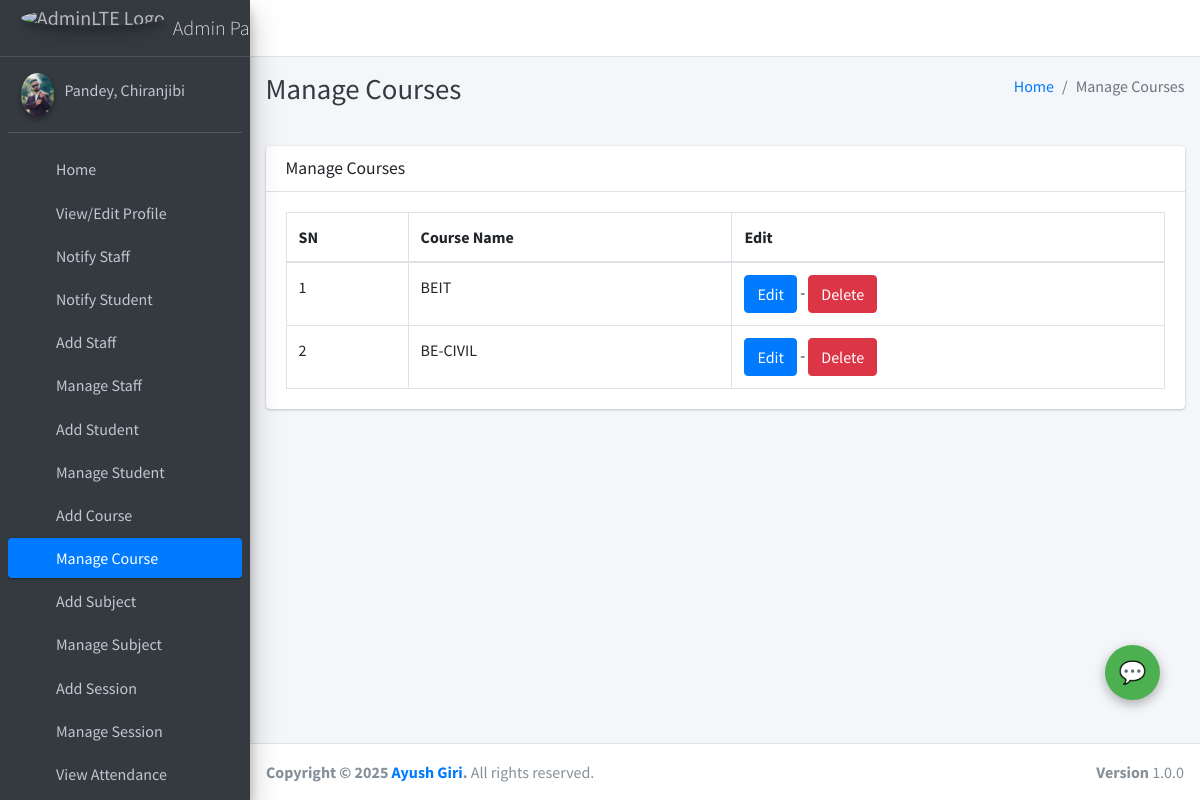
/course/manage/ (signed in), run on the app's committed database.
### main_app/models.py (models this page shows, shortened)
class CustomUser(AbstractUser):
    USER_TYPE = ((1, "HOD"), (2, "Staff"), (3, "Student"))
    GENDER = [("M", "Male"), ("F", "Female")]
    username = None  # Removed username, using email instead
    email = models.EmailField(unique=True)
    user_type = models.CharField(default=1, choices=USER_TYPE, max_length=1)
    gender = models.CharField(max_length=1, choices=GENDER)
    profile_pic = models.ImageField()
    address = models.TextField()
    fcm_token = models.TextField(default="")  # For firebase notifications
    created_at = models.DateTimeField(auto_now_add=True)
    updated_at = models.DateTimeField(auto_now=True)
    USERNAME_FIELD = "email"
    REQUIRED_FIELDS = []
    objects = CustomUserManager()
    def __str__(self):
        return self.last_name + ", " + self.first_name

class Course(models.Model):
    name = models.CharField(max_length=120)
    created_at = models.DateTimeField(auto_now_add=True)
    updated_at = models.DateTimeField(auto_now=True)

### main_app/hod_views.py (the view)
# urls.py: path("course/manage/", hod_views.manage_course, name='manage_course'),
def manage_course(request):
    courses = Course.objects.all()
    context = {
        'courses': courses,
        'page_title': 'Manage Courses'
    }
    return render(request, "hod_template/manage_course.html", context)

### main_app/templates/hod_template/manage_course.html
{% extends 'main_app/base.html' %}
{% load static %}
{% block page_title %}{{page_title}}{% endblock page_title %}
{% block content %}
<section class="content">
    <div class="container-fluid">
        <div class="row">
            <div class="col-md-12">
                <div class="card">
                    <div class="card-header">
                        <h3 class="card-title">{{page_title}}</h3>
                    </div>
                    <div class="card-body">
                        <table id="example2" class="table table-bordered table-hover">
                            <thead>
                                <tr>
                                    <th>SN</th>
                                    <th>Course Name</th>
                                    <th>Edit</th>
                                </tr>
                            </thead>
                            <tbody>
                                {% for course in courses %}
                                <tr>
                                    <td>{{ forloop.counter }}</td>
                                    <td>{{course.name}}</td>
                                    <td>
                                        <a href="{% url 'edit_course' course.id %}" class="btn btn-primary">Edit</a> -
                                        <a href="{% url 'delete_course' course.id %}" onclick="return confirm('Are you sure you want to delete this course ?')" class="btn btn-danger">Delete</a>
                                    </td>
                                </tr>
                                {% endfor %}
                            </tbody>
                        </table>
                    </div>
                </div>
            </div>
        </div>
    </div>
</section>
{% endblock content %}

### main_app/templates/main_app/sidebar_template.html (shortened to what this page needs)
{% load static %}
<aside class="main-sidebar sidebar-dark-primary elevation-4">
{% if request.user.user_type == '1' %}
    <a href="{% url 'admin_home' %}" class="brand-link">
        <img src="{% static 'dist/img/AdminLTELogo.png' %} " alt="AdminLTE Logo"
            class="brand-image img-circle elevation-3" style="opacity: .8">
        <span class="brand-text font-weight-light">Admin Panel</span>
    </a>
    <div class="sidebar">
        <div class="user-panel mt-3 pb-3 mb-3 d-flex">
            <div class="image">
                <img src="{{ request.user.profile_pic}}" class="img-circle elevation-2" alt="User Image">
            </div>
            <div class="info">
                <a href="#" class="d-block">{{user}}</a>
            </div>
        </div>
        <nav class="mt-2">
            <ul class="nav nav-pills nav-sidebar flex-column" data-widget="treeview" role="menu" data-accordion="false">
                <li class="nav-item">
                    {% url 'admin_home' as admin_home %}
                    <a href="{{admin_home}}" class="nav-link {% if admin_home == request.path %} active {% endif %}">
                        <i class="nav-icon fas fa-th"></i>
                        <p>
                            Home
                        </p>
                    </a>
                </li>
                <li class="nav-item">
                    {% url 'admin_view_profile' as admin_view_profile %}
                    <a href="{{admin_view_profile}}" class="nav-link {% if admin_view_profile == request.path %} active {% endif %}">
                        <i class="nav-icon fas fa-th"></i>
                        <p>
                            View/Edit Profile
                        </p>
                    </a>
                </li>
                <li class="nav-item">
                    {% url 'admin_notify_staff' as admin_notify_staff %}
                    <a href="{{admin_notify_staff}}" class="nav-link {% if admin_notify_staff == request.path %} active {% endif %}">
                        <i class="nav-icon fas fa-th"></i>
                        <p>
                            Notify Staff
                        </p>
                    </a>
                </li>
                <li class="nav-item">
                    {% url 'admin_notify_student' as admin_notify_student %}
                    <a href="{{admin_notify_student}}" class="nav-link {% if admin_notify_student == request.path %} active {% endif %}">
                        <i class="nav-icon fas fa-th"></i>
                        <p>
                            Notify Student
                        </p>
                    </a>
                </li>
                <li class="nav-item">
                    {% url 'add_staff' as add_staff %}
                    <a href="{{add_staff}}" class="nav-link {% if add_staff == request.path %} active {% endif %}">
                        <i class="nav-icon fas fa-th"></i>
                        <p>
                            Add Staff
                        </p>
                    </a>
                </li>
                <li class="nav-item">
                    {% url 'manage_staff' as manage_staff %}
                    {% url 'edit_staff' staff_id as edit_staff %}
                    <a href="{{manage_staff}}"
                        class="nav-link {% if manage_staff == request.path or request.path == edit_staff %} active {% endif %}">
                        <i class="nav-icon fas fa-th"></i>
                        <p>
                            Manage Staff
                        </p>
                    </a>
                </li>
                <li class="nav-item">
                    {% url 'add_student' as add_student%}
                    <a href="{{add_student}}" class="nav-link  {% if add_student == request.path %} active {% endif %}">
                        <i class="nav-icon fas fa-th"></i>
                        <p>
                            Add Student
                        </p>
                    </a>
                </li>
                <li class="nav-item">
                    {% url 'manage_student' as manage_student %}
                    {% url 'edit_student' student_id as edit_student %}
                    <a href="{{manage_student}}"
                        class="nav-link  {% if edit_student == request.path or manage_student == request.path %} active {% endif %}">
                        <i class="nav-icon fas fa-th"></i>
                        <p>
                            Manage Student
                        </p>
                    </a>
                </li>
                <li class="nav-item">
                    {% url 'add_course' as add_course %}
                    <a href="{{add_course}}" class="nav-link  {% if add_course == request.path %} active {% endif %}">
                        <i class="nav-icon fas fa-th"></i>
                        <p>
                            Add Course
                        </p>
                    </a>
                </li>
                <li class="nav-item">
                    {% url 'manage_course' as manage_course %}
                    {% url 'edit_course' course_id as edit_course %}
                    <a href="{{manage_course}}"
                        class="nav-link  {% if edit_course == request.path or manage_course == request.path %} active {% endif %}">
                        <i class="nav-icon fas fa-th"></i>
                        <p>
                            Manage Course
                        </p>
                    </a>
                </li>
                <li class="nav-item">
                    {% url 'add_subject' as add_subject %}
                    <a href="{{add_subject}}" class="nav-link  {% if add_subject == request.path %} active {% endif %}">
                        <i class="nav-icon fas fa-th"></i>
                        <p>
                            Add Subject
                        </p>
                    </a>
                </li>
                <li class="nav-item">
                    {% url 'manage_subject' as manage_subject %}
                    {% url 'edit_subject' subject_id as edit_subject %}
                    <a href="{{manage_subject}}"
                        class="nav-link  {% if edit_subject == request.path or manage_subject == request.path %} active {% endif %}">
                        <i class="nav-icon fas fa-th"></i>
                        <p>
                            Manage Subject
                        </p>
                    </a>
                </li>
                <li class="nav-item">
                    {% url 'add_session' as add_session %}
                    <a href="{{add_session}}" class="nav-link  {% if add_session == request.path %} active {% endif %}">
                        <i class="nav-icon fas fa-th"></i>
                        <p>
                            Add Session
                        </p>
                    </a>
                </li>
                <li class="nav-item">
                {% url 'manage_session' as manage_session %}
                {% url 'edit_session' session_id as edit_session %}
                <a href="{{manage_session}}"
                    class="nav-link  {% if edit_session == request.path or manage_session == request.path %} active {% endif %}">
                    <i class="nav-icon fas fa-th"></i>
                    <p>
                        Manage Session
                    </p>
                </a>
        </li>
                <li class="nav-item">
                    {% url 'admin_view_attendance' as admin_view_attendance %}
                    <li class="nav-item">
                        <a href="{{admin_view_attendance}}" class="nav-link  {% if admin_view_attendance == request.path %} active {% endif %}">
                            <i class="nav-icon fas fa-th"></i>
                            <p>
                                View Attendance
                            </p>
                        </a>
                    </li>
{% endif %}
</ul>
</nav>
</div>
</aside>

### main_app/templates/main_app/footer.html (style rules this page uses)
html, body { overflow-x: hidden; overflow-y: auto; }

### data on the page
CustomUser: last_name+first_name "Pandey, Chiranjibi"
Course: name "BEIT"
Course: name "BE-CIVIL"

### other printed values
{{ page_title }} "Manage Courses"
